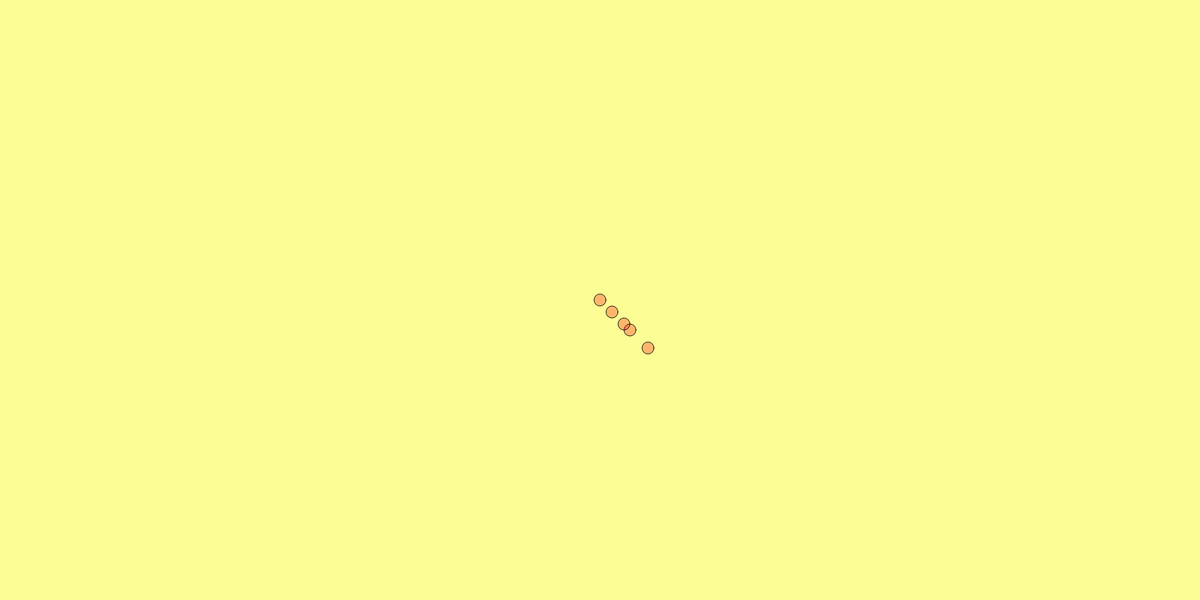
Frame 1 (no input)
Frame 60 (no input): identical to frame 1, image omitted
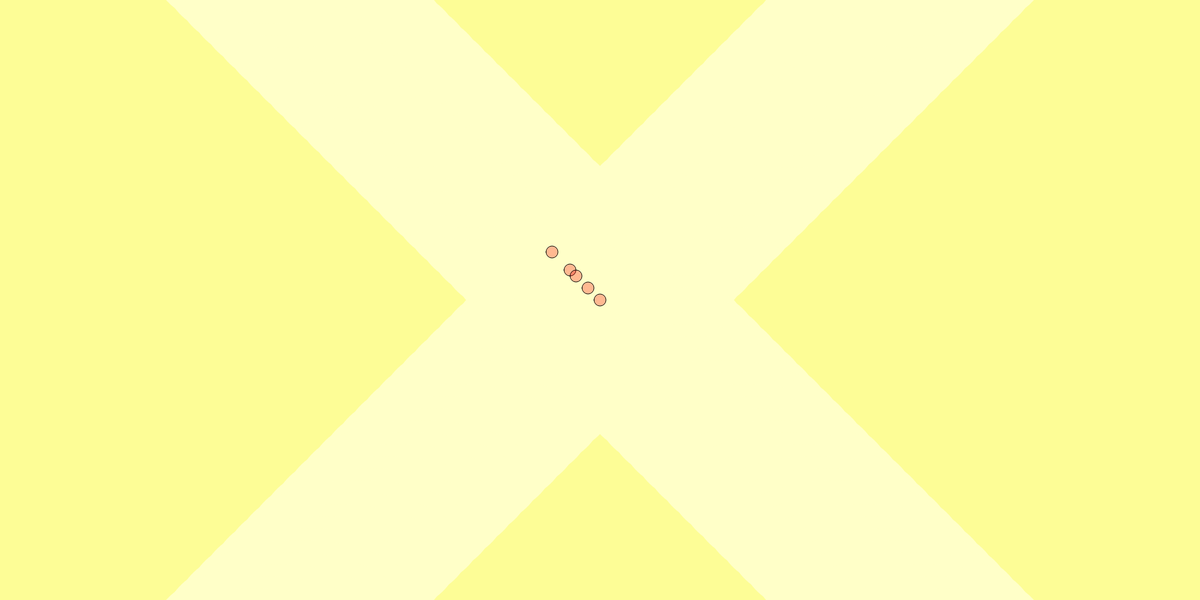
Frame 120 (the mouse pressed at the canvas centre since frame 60)

The p5.js sketch that drew these frames (run headless with seeded random() and noise() and a simulated clock; from frame 60 on, the mouse is pressed at the canvas centre):

// p5.js sketch
// ── sketch.js
//AlexisTrevizo
//cc11.15
//pushpop1_update for portfolio

var radius =20;
function setup() {
  createCanvas(2000,1000);
  }

function draw() {
background(253,253,150);

  push();
  		fill(255,255,200);
  		noStroke();
  		translate(width/2,height/2);
    	scale(mouseX/50,mouseY/50);
    	for(i=0;i<50; i++){
        ellipse(i,i*2,radius,radius);
        ellipse(i,-i*2,radius,radius);
        ellipse(-i,i*2,radius,radius);
        ellipse(-i,-i*2,radius,radius);
    	}
  pop();
  push();
  		fill(255,0,0,70);
  		translate(width/2,height/2); 
  		rotX = map(mouseX, 0, width, 0, 2*PI);
    	rotate(rotX);
        ellipse(0,0,radius,radius);
        ellipse(radius,radius,radius,radius);
         ellipse(2.5*radius,2.5*radius,radius,radius); 
        rotY = map(mouseX, 0, height, 0, 8*PI);
    	rotate(-rotY);
        ellipse(2*radius,2*radius,radius,radius); 
       	 ellipse(4*radius,4*radius,radius,radius); 
   pop(); 
 
   
}
